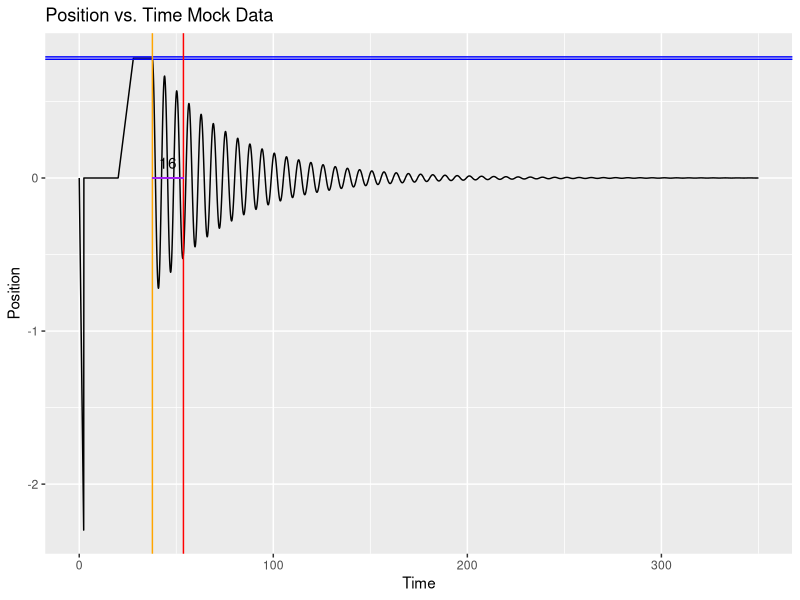
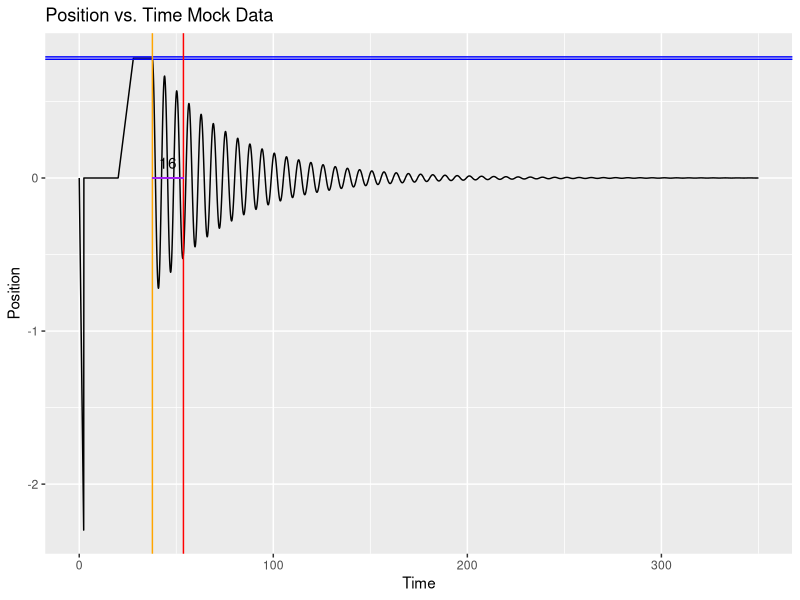

The R source for these figures, in order:
library(tidyverse)
library(readxl)

wavy = read_csv("oscillation.csv")

#Create a filtered dataset of values outside of settled range.
#Find the max time of this dataset to determine when oscillation oscillation settled.
y_in_range = filter(wavy, abs(y) >= 0.5)
max_x = max(y_in_range$x)

#Filter for maximum values and find final value in this range to determine start of oscillation.
max_y = max(wavy$y)
low_range = max_y - (0.01 * max_y)
high_range = max_y + (0.01 * max_y)
max_y = wavy |> filter(between(y, left = low_range, right = high_range))
osc_start = max(max_y$x)

#Find time to settle and print
settle_time <- max_x - osc_start
print(settle_time)

ggplot(wavy, aes(x, y)) +
  geom_line() +
  geom_hline(yintercept = low_range, color = "Blue") +
  geom_hline(yintercept = high_range, color = "Blue") +
  geom_vline(xintercept = osc_start, color = "Orange") +
  geom_vline(xintercept = max_x, color = "Red") + 
  geom_segment(x = osc_start, y = 0, xend = max_x, yend = 0, color = "Purple") +
  annotate("text", x = (osc_start+max_x)/2, y = 0.1, label = toString(settle_time)) +
  labs(title = "Position vs. Time Mock Data") +
  xlab("Time") +
  ylab("Position")
  ggsave("oscillationexample.pdf")
